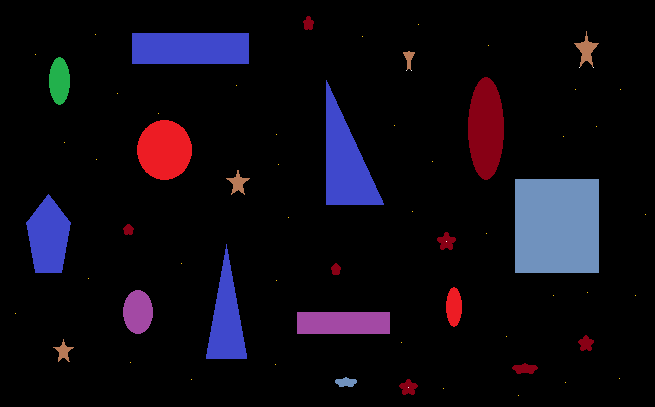
%> input picture 22.png, 655 x 407 px
$ octave Identifying_Round_Objects.m   (GNU Octave 9; MATLAB toolbox functions it lacks are replaced by stand-ins)
%> lines starting %> are read from the running program, lines starting %| are printed output that depends on the picture; in (x1, y1, x2, y2) boxes, pixels count from 0 and x2, y2 are one past the last pixel; in counts of white or black regions, pixels touching at a corner belong together; the program's own positions count from 1
RGB = imread('C:\Users\yommn\OneDrive\Desktop\yommna_mohamed_hafez_section_4\22.png');
%> RGB is the input picture: size 407x655x3 uint8; mean R, G, B 13.6, 9.8, 18.2
 %RGB = imresize(RGB, 0.5);
figure,imshow(RGB);
%threshold
I = rgb2gray(RGB);
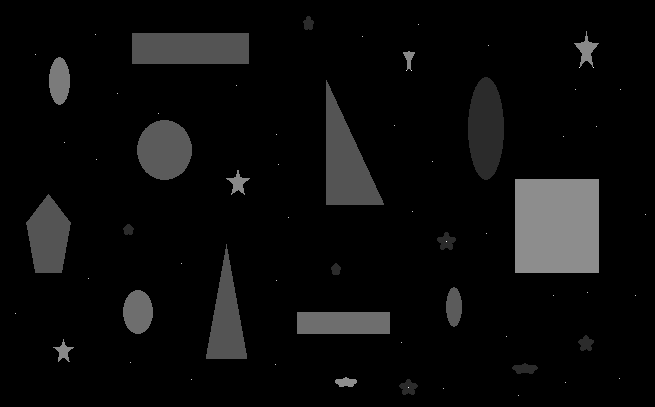
%> I: size 407x655 uint8; min 0, max 255, mean 11.9
threshold = graythresh(I);
%> threshold = 0.247
bw = im2bw(I,threshold);
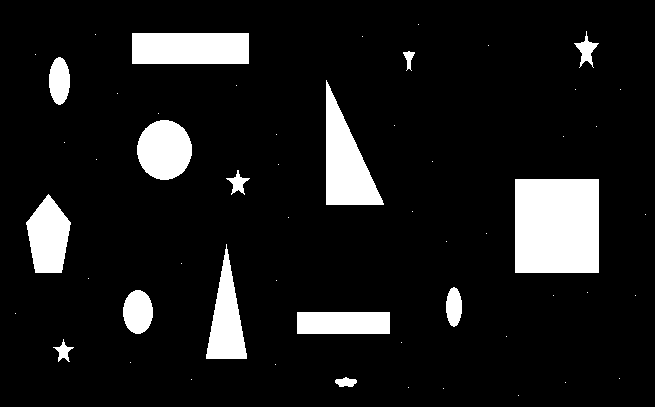
%> bw: size 407x655 logical; 10.5% white; 55 white regions (40 under 20 px), largest, box (x1, y1, x2, y2) and area: (515, 179, 599, 273) 7896, (326, 80, 384, 205) 3699, (132, 33, 249, 64) 3627
figure,imshow(bw)
%Edge detection
 bb= edge(bw,'canny');
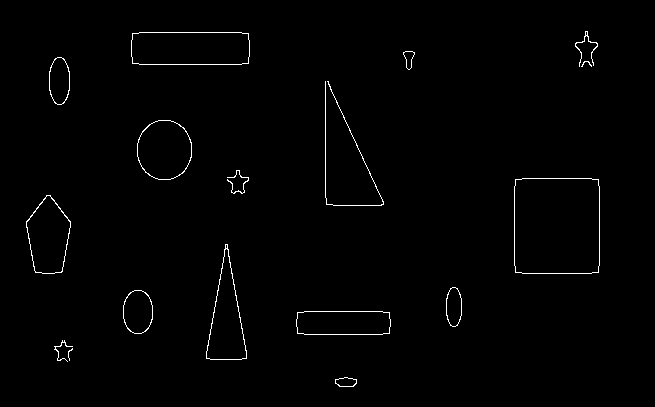
%> bb: size 407x655 logical; 0.98% white in thin lines or dots, all inside (x1, y1, x2, y2) = (26, 31, 600, 387)
 figure,imshow(bb),title('with edge detection'),
%remove noise
% remove all object containing fewer than 30 pixels
bw1 = bwareaopen(bw,30);
% fill a gap in the pen's cap
se = strel('disk',3);
bw2 = imclose(bw1,se);
%> bw2: size 407x655 logical; 10.5% white; 15 white regions
% fill any holes
bw3 = imfill(bw2,'holes');
figure,imshow(bw3)
[B,L] = bwboundaries(bw3,'noholes');
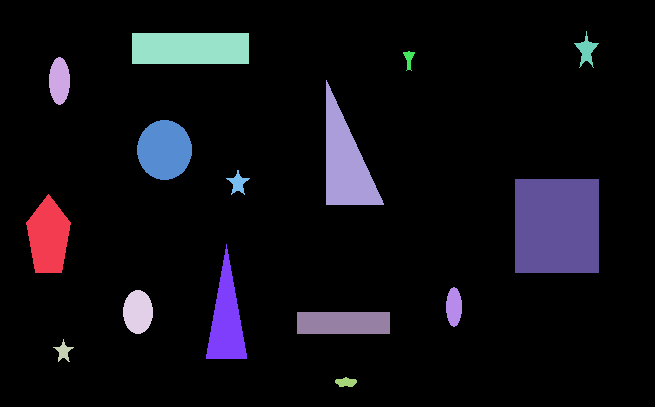
%> L: size 407x655 double; 16 distinct labels, from 0 to 15; one colour per label, 0 black
%> B = 15 boundaries; largest, box (x1, y1, x2, y2) and points: (515, 179, 599, 273) 353, (326, 80, 384, 205) 306, (132, 33, 249, 64) 293, (206, 244, 247, 359) 269, (297, 312, 390, 334) 227
% Display the label matrix and draw each boundary
 figure,imshow(label2rgb(L, @hsv, [.5 .5 .5]))
%> after `imshow(label2rgb(L, @hsv, [.5 .5 .5]))`:
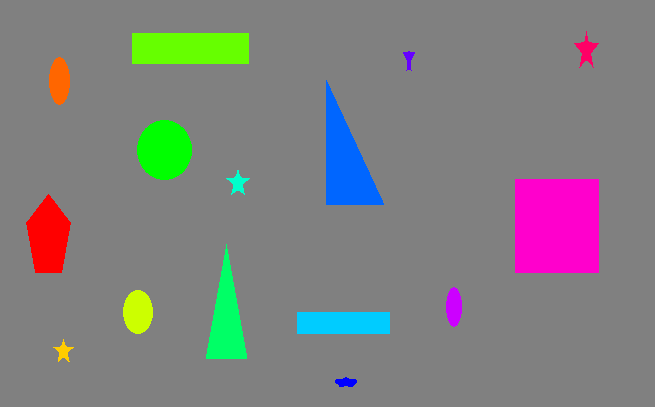
%> displayed picture: size 407x655x3, on the screen's scale of 0 to 255; mean R, G, B 128.3, 127.4, 128
hold on
for k = 1:length(B)
    boundary = B{k};
    plot(boundary(:,2), boundary(:,1), 'w', 'LineWidth', 2)
end
%> this loop made 15 passes
stats = regionprops(L,'Area','Centroid','BoundingBox');
%> stats = 15 regions; largest, box (x1, y1, x2, y2), Area and Centroid: (515, 179, 599, 273) 7896 [557.5 226.5], (326, 80, 384, 205) 3699 [346 163.4], (132, 33, 249, 64) 3627 [191 49], (137, 120, 192, 180) 2576 [165.1 150.5], (26, 194, 71, 273) 2445 [49 237.6]

% loop over the boundaries
for k = 1:length(B)
    % obtain (X,Y) boundary coordinates corresponding to label 'k'
    boundary = B{k};
      % compute a simple estimate of the object's perimeter
      delta_sq = diff(boundary).^2;
      perimeter = sum(sqrt(sum(delta_sq,2)));
      % obtain the area calculation corresponding to label 'k'
      area = stats(k).Area;
      % compute the roundness metric
      metric = 4*pi*area/perimeter^2;
      % display the results
      metric_string = sprintf('%2.2f',metric);
       % mark objects above the threshold with a black circle
       if metric > 0.85
           centroid = stats(k).Centroid;
           plot(centroid(1),centroid(2),'ko');
           bbox=stats(k).BoundingBox;
           rectangle('Position', [bbox(1)-5,bbox(2)-5,bbox(3)+15,bbox(4)+15],...
           'EdgeColor','r','LineWidth',2 )
       end


  text(boundary(1,2)-35,boundary(1,1)+13,metric_string,'Color','y',...
       'FontSize',14,'FontWeight','bold')

end
%> this loop made 15 passes
%> (perimeter, area, metric, metric_string, centroid, bbox) on passes 4, 6: (120.6, 1032, 0.892, '0.89', [138.5 312.5], [123.5 290.5 30 44]), (188.5, 2576, 0.911, '0.91', [165.1 150.5], [137.5 120.5 55 60])
%> (perimeter, area, metric, metric_string) on passes 1, 2, 3, 5, 7, 8: (207.7, 2445, 0.712, '0.71'), (115.3, 781, 0.739, '0.74'), (81.01, 179, 0.343, '0.34'), (292, 3627, 0.535, '0.53'), (284.6, 2425, 0.376, '0.38'), (91.25, 232, 0.35, '0.35')
         title('Metrics closer to 1 indicate that the object is approximately round')
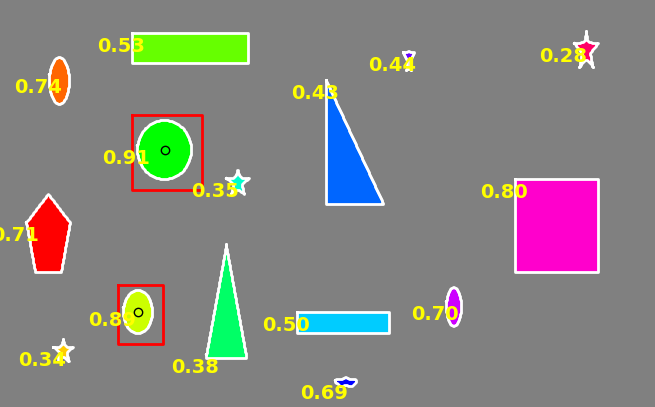
%> figure redrawn from the program's plot data; its title reads 'Metrics closer to 1 indicate that the object is approximately round'

$ run again, with shapes22.png copied over 22.png
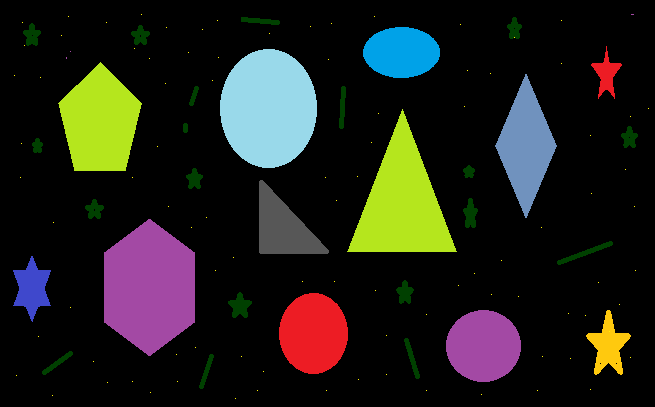
%> input picture shapes22.png, 655 x 407 px
%> RGB is the input picture: size 407x655x3 uint8; mean R, G, B 32.1, 31.5, 26.5
%> threshold = 0.237
%> bw: size 407x655 logical; 20.6% white; 106 white regions (94 under 20 px), largest, box (x1, y1, x2, y2) and area: (104, 219, 195, 356) 9431, (220, 49, 317, 168) 9052, (347, 109, 457, 252) 7867
%> bb: size 407x655 logical; 1.3% white in thin lines or dots, all inside (x1, y1, x2, y2) = (13, 27, 631, 382)
%> bw2: size 407x655 logical; 20.6% white; 12 white regions
%> `[B,L] = bwboundaries(bw3,'noholes');`:
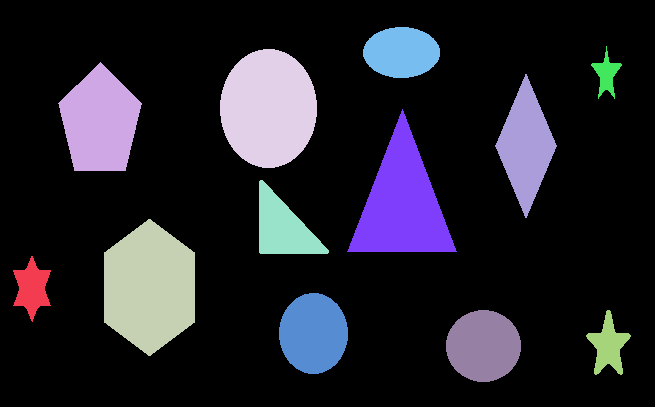
%> L: size 407x655 double; 13 distinct labels, from 0 to 12; one colour per label, 0 black
%> B = 12 boundaries; largest, box (x1, y1, x2, y2) and points: (347, 109, 457, 252) 394, (104, 219, 195, 356) 321, (220, 49, 317, 168) 305, (495, 74, 557, 218) 289, (58, 62, 142, 171) 269
%> the loop `for k = 1:length(B)` made 12 passes
%> stats = 12 regions; largest, box (x1, y1, x2, y2), Area and Centroid: (104, 219, 195, 356) 9431 [150 288], (220, 49, 317, 168) 9052 [269 109], (347, 109, 457, 252) 7867 [402.7 204.7], (58, 62, 142, 171) 6283 [100.6 122.6], (495, 74, 557, 218) 4506 [526.5 146.6]
%> the loop `for k = 1:length(B)` made 12 passes
%> (perimeter, area, metric, metric_string, centroid, bbox) on passes 4, 6, 8, 9: (355.4, 9052, 0.901, '0.90', [269 109], [220.5 49.5 97 119]), (246.2, 4370, 0.906, '0.91', [314 334], [279.5 293.5 69 81]), (212.2, 3071, 0.857, '0.86', [402 53.03], [363.5 27.5 77 51]), (240.8, 4228, 0.916, '0.92', [484 346.5], [446.5 310.5 75 72])
%> `title('Metrics closer to 1 indicate that the object is approximately r..`:
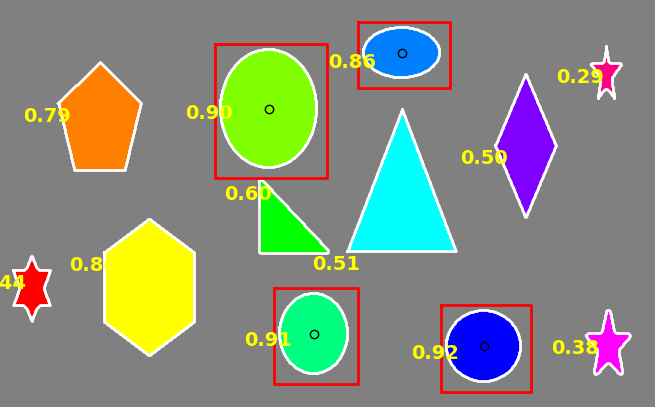
%> figure redrawn from the program's plot data; its title reads 'Metrics closer to 1 indicate that the object is approximately round'
